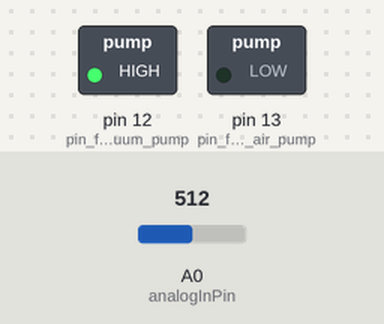
A sketch run on a simulated Arduino Uno, built with avr-gcc and run on an emulated ATmega328P. Shown: switched loads named in the sketch (green lamp = pin HIGH). The test bench sets the inputs (shaded band); at power-on: A0 (analogInPin) = 512. What the sketch prints to the serial monitor is not drawn.

Above: at 0.18 s.
At 3.1 s:
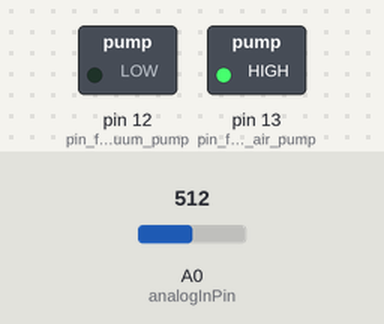
Timing chart, 0 to 8.1 s (numbered marks = the images above):
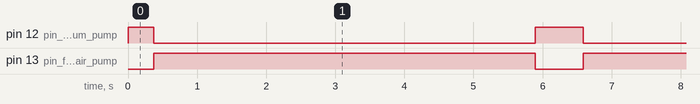

Measured:
- by itself, pin 12 (pin_for_vacuum_pump): repeats every 6.2 s: LOW 5.5 s, HIGH 0.69 s
- by itself, pin 13 (pin_for_the_air_pump): alternates HIGH for 5.5 s and LOW for 0.69 s

The sketch:

ecgmotor.ino
```cpp
//code to generate and feed ecg signal samples time stretched by a period suitable for the balloon
float arr[]={1, 1.000706e+00, 1.001412e+00, 1.002119e+00, 1.002825e+00, 1.003531e+00, 1.004237e+00, 1.004944e+00, 1.005650e+00, 1.006356e+00, 1.007062e+00, 1.007768e+00, 1.008475e+00, 1.030508e+00, 1.052542e+00, 1.074576e+00, 1.096610e+00, 1.118644e+00, 1.140678e+00, 1.162712e+00, 1.184746e+00, 1.206780e+00, 1.228814e+00, 1.250847e+00, 1.272881e+00, 1.294915e+00, 1.316949e+00, 1.338983e+00, 1.315375e+00, 1.291768e+00, 1.268160e+00, 1.244552e+00, 1.220944e+00, 1.197337e+00, 1.173729e+00, 1.150121e+00, 1.126513e+00, 1.102906e+00, 1.079298e+00, 1.055690e+00, 1.032082e+00, 1.008475e+00, 1.008029e+00, 1.007583e+00, 1.007136e+00, 1.006690e+00, 1.006244e+00, 1.005798e+00, 1.005352e+00, 1.004906e+00, 1.004460e+00, 1.004014e+00, 1.003568e+00, 1.003122e+00, 1.002676e+00, 1.002230e+00, 1.001784e+00, 1.001338e+00, 1.000892e+00, 1.000446e+00, 1, 9.279661e-01, 8.559322e-01, 7.838983e-01, 7.118644e-01, 8.406780e-01, 9.694915e-01, 1.098305e+00, 1.227119e+00, 1.355932e+00, 1.484746e+00, 1.613559e+00, 1.742373e+00, 1.871186e+00, 2, 1.816102e+00, 1.632203e+00, 1.448305e+00, 1.264407e+00, 1.080508e+00, 8.966102e-01, 7.127119e-01, 5.288136e-01, 3.449153e-01, 1.610169e-01, 3.288136e-01, 4.966102e-01, 6.644068e-01, 8.322034e-01, 1, 1.000471e+00, 1.000942e+00, 1.001412e+00, 1.001883e+00, 1.002354e+00, 1.002825e+00, 1.003296e+00, 1.003766e+00, 1.004237e+00, 1.004708e+00, 1.005179e+00, 1.005650e+00, 1.006121e+00, 1.006591e+00, 1.007062e+00, 1.007533e+00, 1.008004e+00, 1.008475e+00, 1.008945e+00, 1.009416e+00, 1.009887e+00, 1.010358e+00, 1.010829e+00, 1.011299e+00, 1.011770e+00, 1.012241e+00, 1.012712e+00, 1.013183e+00, 1.013653e+00, 1.014124e+00, 1.014595e+00, 1.015066e+00, 1.015537e+00, 1.016008e+00, 1.016478e+00, 1.016949e+00, 1.027684e+00, 1.038418e+00, 1.049153e+00, 1.059887e+00, 1.070621e+00, 1.081356e+00, 1.092090e+00, 1.102825e+00, 1.113559e+00, 1.124294e+00, 1.135028e+00, 1.145763e+00, 1.156497e+00, 1.167232e+00, 1.177966e+00, 1.166465e+00, 1.154964e+00, 1.143462e+00, 1.131961e+00, 1.120460e+00, 1.108959e+00, 1.097458e+00, 1.085956e+00, 1.074455e+00, 1.062954e+00, 1.051453e+00, 1.039952e+00, 1.028450e+00, 1.016949e+00, 1.014831e+00, 1.012712e+00, 1.010593e+00, 1.008475e+00, 1.006356e+00, 1.004237e+00, 1.002119e+00, 1, 1, 1, 1, 1, 1, 1, 1, 1, 1, 1, 1, 1, 1, 1, 1, 1, 1, 1, 1, 1, 1, 1, 1, 1, 1, 1, 1, 1, 1, 1, 1, 1, 1, 1, 1, 1, 1};
int i,j;
int flag=0;
const int analogInPin = A0;
int sensorValue = 0;

void setup() {
  // initialize digital pin 13 as an output.
    digitalWrite(analogInPin, HIGH);
  pinMode(13, OUTPUT);//pin for the air pump
  pinMode(12,OUTPUT);//pin for vacuum pump
  Serial.begin(9600);
}

// the loop function runs over and over again forever
void loop() {
  for(i=0;i<200;i++)//200 samples generated using a matlab code
  {sensorValue = analogRead(analogInPin);

  // print the results to the serial monitor:
  //Serial.print("sensor = " );
  Serial.println(sensorValue);
    if(arr[i]<0.2)
    { digitalWrite(13, HIGH);
      digitalWrite(12,LOW);
     //Serial.print("high");
      //Serial.println(arr[j]);
      j=i;
      while(1)
      {sensorValue = analogRead(analogInPin);

  // print the results to the serial monitor:
  //Serial.print("sensor = " );
  Serial.println(sensorValue);
        if(arr[j]>1.16)
        { i=j;break;
        }
      //  Serial.println(arr[j]);
        j++;delay(100);
      }
    }
   else
    {digitalWrite(13, LOW);   //
    digitalWrite(12,HIGH);
    //Serial.print("low");
    //Serial.println(arr[i]);
    //Serial.println(arr[i]);
    delay(1);
    }


  // wait for a second
  }

}
```
